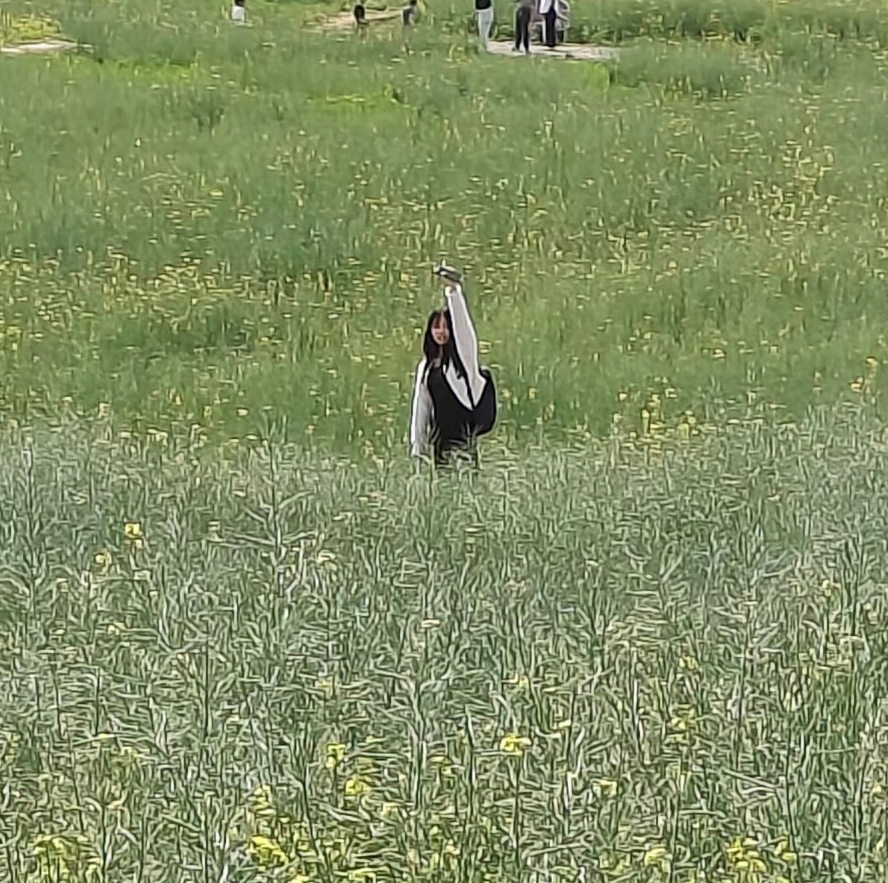
#> input picture 204李鸽/week2/Snipaste.png, 888 x 883 px
$ python grey_.py
#> lines starting #> are read from the running program, lines starting #| are printed output that depends on the picture; after the words box and inside, x2 and y2 are one past the last pixel; in counts of white or black regions, pixels touching at a corner belong together
import numpy as np
from PIL import Image
import cv2
import matplotlib.pyplot as plt

# 手写灰度化
img = cv2.imread("./Snipaste.png")
#> img is the input picture: shape (883, 888, 3); mean B, G, R 98.9, 143.7, 129.8
# [9 lines of commented-out code are left out]
img_grey = cv2.cvtColor(img, cv2.COLOR_BGR2GRAY)
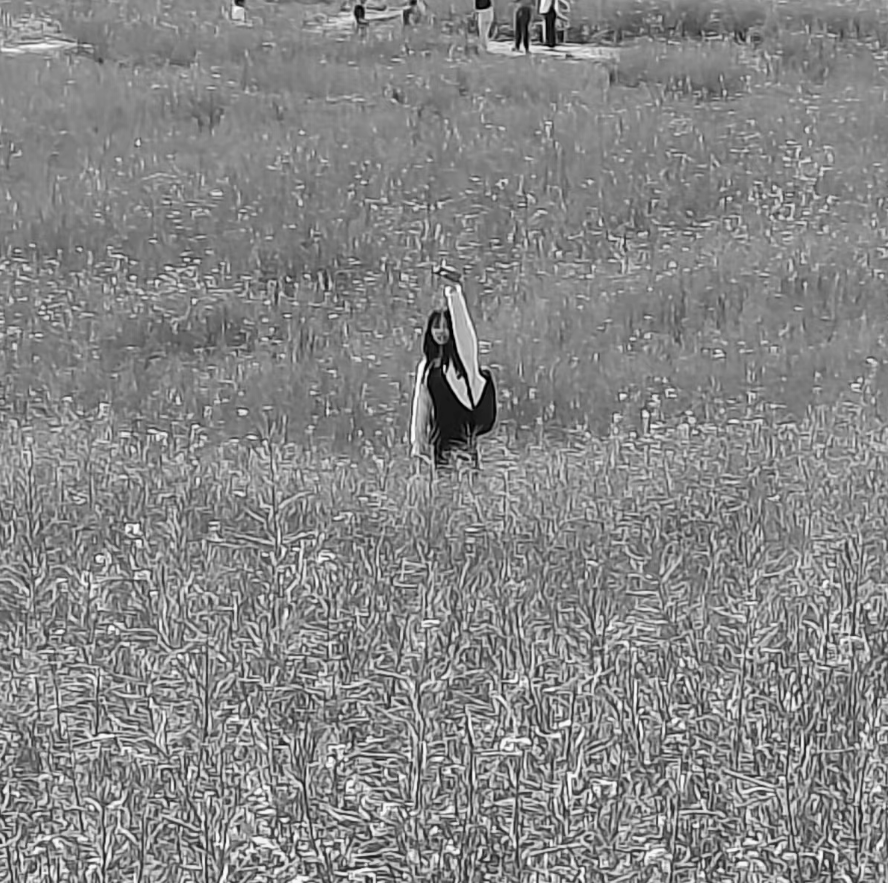
#> img_grey: shape (883, 888); min 0, max 254, mean 134.5

# 一张画布显示一个图像
# cv2.imshow('image', img)
# cv2.imshow('grey_image', img_grey)
# cv2.waitKey(0)  # 等待用户按键输入，0表示无限等待
# cv2.destroyAllWindows()

# 一个画布显示多张图像：plt函数
plt.subplot(131)
img = plt.imread("Snipaste.png")
plt.imshow(img)

plt.subplot(132)
plt.imshow(img_grey, cmap='gray')

# [12 lines of commented-out code are left out]
img_binary = np.where(img_grey/255 <= 0.5, 0, 1)
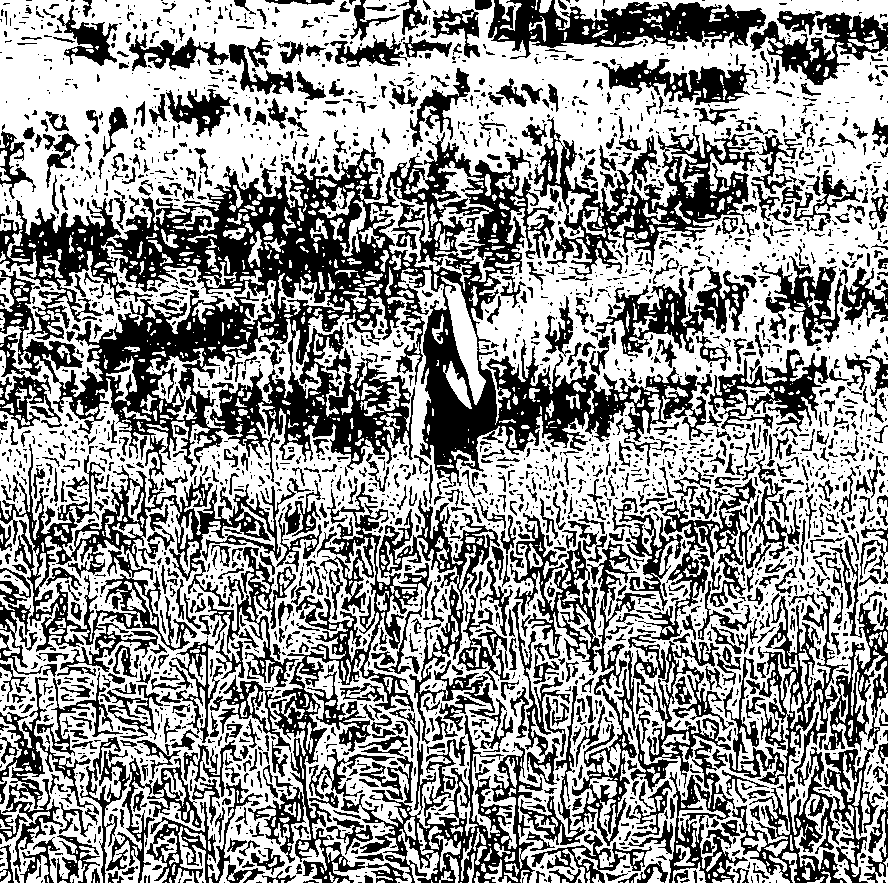
#> img_binary: shape (883, 888) int64; values 0 (black) and 1 (white), 58.4% white; 2938 black regions (1917 under 20 px), largest, box (x1, y1, x2, y2) and area: (0, 132, 712, 652) 95695, (723, 540, 888, 883) 16381, (248, 482, 432, 883) 11503

plt.subplot(133)
plt.imshow(img_binary, cmap='gray')
plt.show()
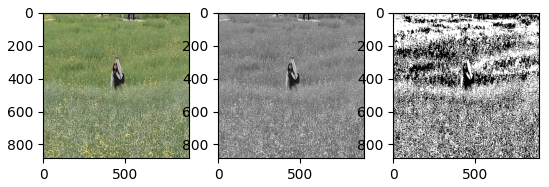
#> figure drawn by matplotlib, 3 panels
